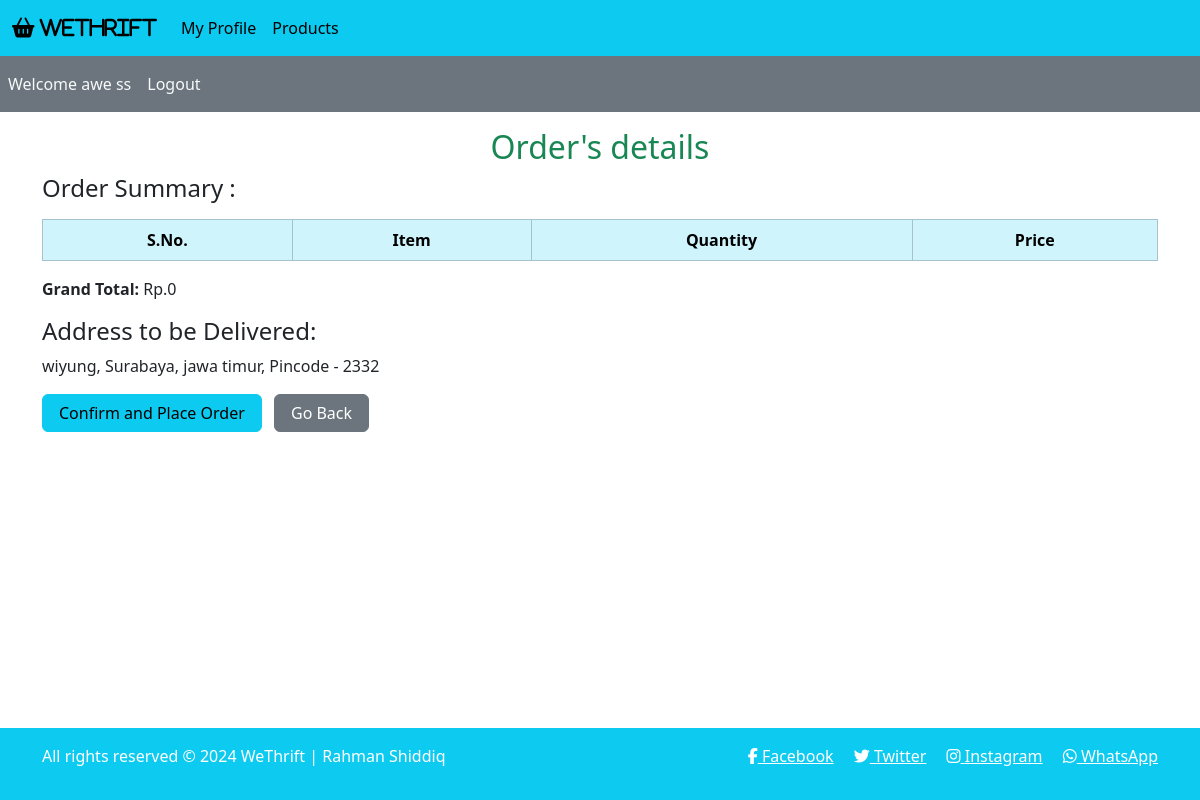
The page /customer_mode/checkout.php?customer_id=56 on the database its author committed.
### tables this page shows
CREATE TABLE `customer` (
  `customerID` int(11) NOT NULL,
  `first_name` varchar(50) NOT NULL,
  `last_name` varchar(50) DEFAULT NULL,
  `address_street` varchar(100) NOT NULL,
  `address_city` varchar(50) NOT NULL,
  `address_state` varchar(50) NOT NULL,
  `pincode` int(11) NOT NULL,
  `phone_no` bigint(20) NOT NULL,
  `email` varchar(100) NOT NULL,
  `password` varchar(50) NOT NULL,
  `dob` date NOT NULL,
  `age` int(11) DEFAULT 0,
  `gender` varchar(10) DEFAULT NULL
);

### functions/common_function.php (called while the page is built, shortened)
<?php
include ('../includes/connect.php');
function total_cart($cust_id)
{
    global $con;
    $user_id = $cust_id;
    $total = 0;
    $select_cart = "SELECT * FROM addstocart WHERE customerID = '$user_id'";
    $result_cart = mysqli_query($con, $select_cart);
    return $total;
}
        ?>

### customer_mode/checkout.php (the view, shortened to what this page needs)
<?php
include ('../functions/common_function.php');
include ('busystatus_trigger.php');
if (isset ($_GET['customer_id'])) {
    $cust_id = $_GET['customer_id'];
    $get_data = "SELECT * FROM customer WHERE customerID = $cust_id;";
    $result_get = mysqli_query($con, $get_data);
    $row_data = mysqli_fetch_assoc($result_get);
    $cust_id = $row_data["customerID"];
    $cust_fname = $row_data['first_name'];
    $cust_lname = $row_data['last_name'];
    $street = $row_data['address_street'];
    $city = $row_data['address_city'];
    $state = $row_data['address_state'];
    $pincode = $row_data['pincode'];
    if ($cust_lname === null) {
        $cust_name = $cust_fname;
    } else {
        $cust_name = $cust_fname . ' ' . $cust_lname;
    }
    $totalPrice = total_cart($cust_id);
    $cust_address = $street . ', ' . $city . ', ' . $state . ', Pincode - ' . $pincode;
}
?>
<!DOCTYPE html>
<html lang="en">
<head>
    <link href="https://cdn.jsdelivr.net/npm/bootstrap@5.3.3/dist/css/bootstrap.min.css" rel="stylesheet"
>
    <link rel="stylesheet" href="https://cdnjs.cloudflare.com/ajax/libs/font-awesome/6.5.1/css/all.min.css"
 />
    <link rel="stylesheet" href="../style.css">
</head>
<body>
    <div class="container-fluid p-0">
        <nav class="navbar navbar-expand-lg bg-info">
            <div class="container-fluid">
                <a class="navbar-brand" href="#"><i class="fa fa-shopping-basket" aria-hidden="true"> WeThrift</i></a>
                <div class="collapse navbar-collapse" id="navbarSupportedContent">
                    <ul class="navbar-nav me-auto mb-2 mb-lg-0">
                        <li class="nav-item">
                            <a class="nav-link active" aria-current="page"
                                href='profile_page.php?customer_id=<?php echo "$cust_id"; ?>'>My Profile</a>
                        </li>
                        <li class="nav-item">
                            <a class="nav-link active"
                                href='index.php?customer_id=<?php echo "$cust_id"; ?>'>Products</a>
                        </li>
                    </ul>
                </div>
            </div>
        </nav>
        <nav class="navbar navbar-expand-lg navbar-dark bg-secondary">
            <ul class="navbar-nav me-auto">
                <li class="nav-item">
                    <a class="nav-link text-light" href="">Welcome
                        <?php echo "$cust_name"; ?>
                    </a>
                </li>
                <li class="nav-item">
                    <a class="nav-link text-light" href="../start.php">Logout</a>
                </li>
            </ul>
        </nav>
        <div class="container my-3">
            <h2 class="text-center text-success mt-3">Order's details</h2>
            <h4>Order Summary :</h4>
            <table class="table table-bordered mt-3">
                <thead class="table-info text-center text-white">
                    <tr>
                        <th>S.No.</th>
                        <th>Item</th>
                        <th>Quantity</th>
                        <th>Price</th>
                    </tr>
                </thead>
            </table>
            <p><strong>Grand Total:</strong>
                <?php echo "Rp.$totalPrice"; ?>
            </p>
            <h4>Address to be Delivered:</h4>
            <p>
                <?php echo $cust_address; ?>
            </p>
            <form action="place_order.php?customer_id=<?php echo $cust_id; ?>" method="post">
                <input type="submit" name="confirm_order" class="btn btn-info mb-3 px-3" value="Confirm and Place Order">
                <a href='index.php?customer_id=<?php echo "$cust_id"; ?>' class="btn btn-secondary mb-3 px-3 mx-2">Go Back</a>
            </form>
        </div>
        <?php
        include ("../includes/footer.php");
        ?>
    </div>
</body>
</html>

### style.css (style rules this page uses)
* { margin: 0; padding: 0; box-sizing: border-box; }

### customer_mode/checkout.php (style rules this page uses)
body { overflow-x: hidden; }

### includes/footer.php (style rules this page uses)
body { margin: 0; padding: 0; min-height: 100vh; position: relative; }

### rows shown on the page
customer: cust_name "awe ss", cust_address "wiyung, Surabaya, jawa timur, Pincode - 2332"

### other values the page prints
$totalPrice "0"
